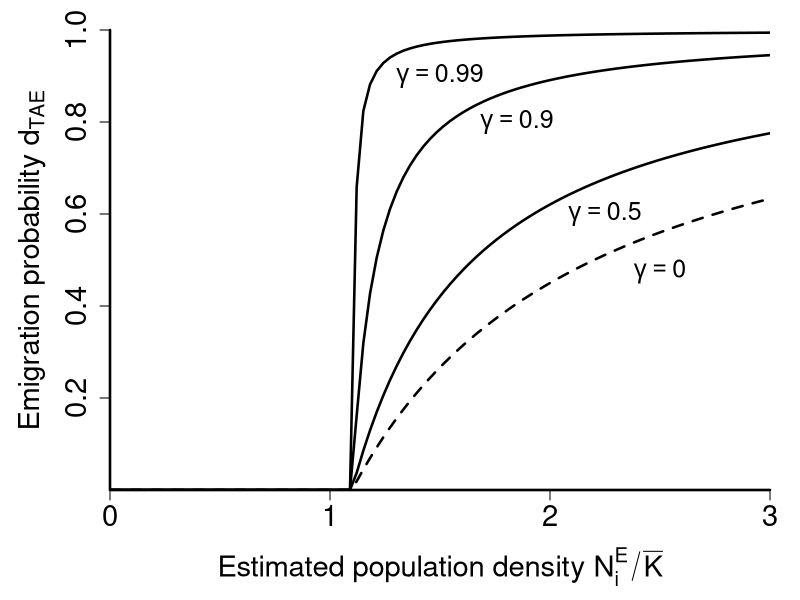

Write the R code that produced this figure.
disp_prob <- function(C,Cth,gamma) { # defines the dispersal function
  d <- rep(0,length(C))
  d[C>Cth] <- 1 - (Cth*(1-gamma))/(C[C>Cth]-Cth*gamma)
  return(d)
}

densx <- seq(0,3,len=100) # a vector of population densities
Cth <- 1.1 # defining a threshold density value

x11()
par(mar=c(.5,.5,.5,.5),oma=c(5,5,1,1),lwd=2.5)
plot(1,1,type="n",bty="l",xlab="",xaxt="n",yaxt="n",
     ylab="",cex.lab=1.75,cex.axis=1.75,xlim=c(0,3),ylim=c(0,1),xaxs="i",yaxs="i")
mtext(side=1,at=1.5,line=4,cex=1.75,expression(paste("Estimated population density ",N[i]^E/bar(K))))
mtext(side=2,at=0.5,line=3,expression(paste("Emigration probability ",d[TAE],sep="")),cex=1.75)
axis(side=1,at=c(0,1,2,3),cex.axis=1.75)
axis(side=2,at=c(0.2,0.4,0.6,0.8,1),cex.axis=1.75)
#curve(disp_prob(x,1.1,0),add=T,lwd=2)
lines(disp_prob(densx,Cth,0)~densx,lty="dashed"); text(2.5,0.475,expression(gamma==0),cex=1.5)
lines(disp_prob(densx,Cth,0.5)~densx); text(2.25,0.6,expression(gamma==0.5),cex=1.5)
lines(disp_prob(densx,Cth,0.9)~densx); text(1.85,0.8,expression(gamma==0.9),cex=1.5)
lines(disp_prob(densx,Cth,0.99)~densx); text(1.5,0.9,expression(gamma==0.99),cex=1.5)

dev.copy2eps(file="figure_1.eps",title="Poethke et al. | Figure 1")
